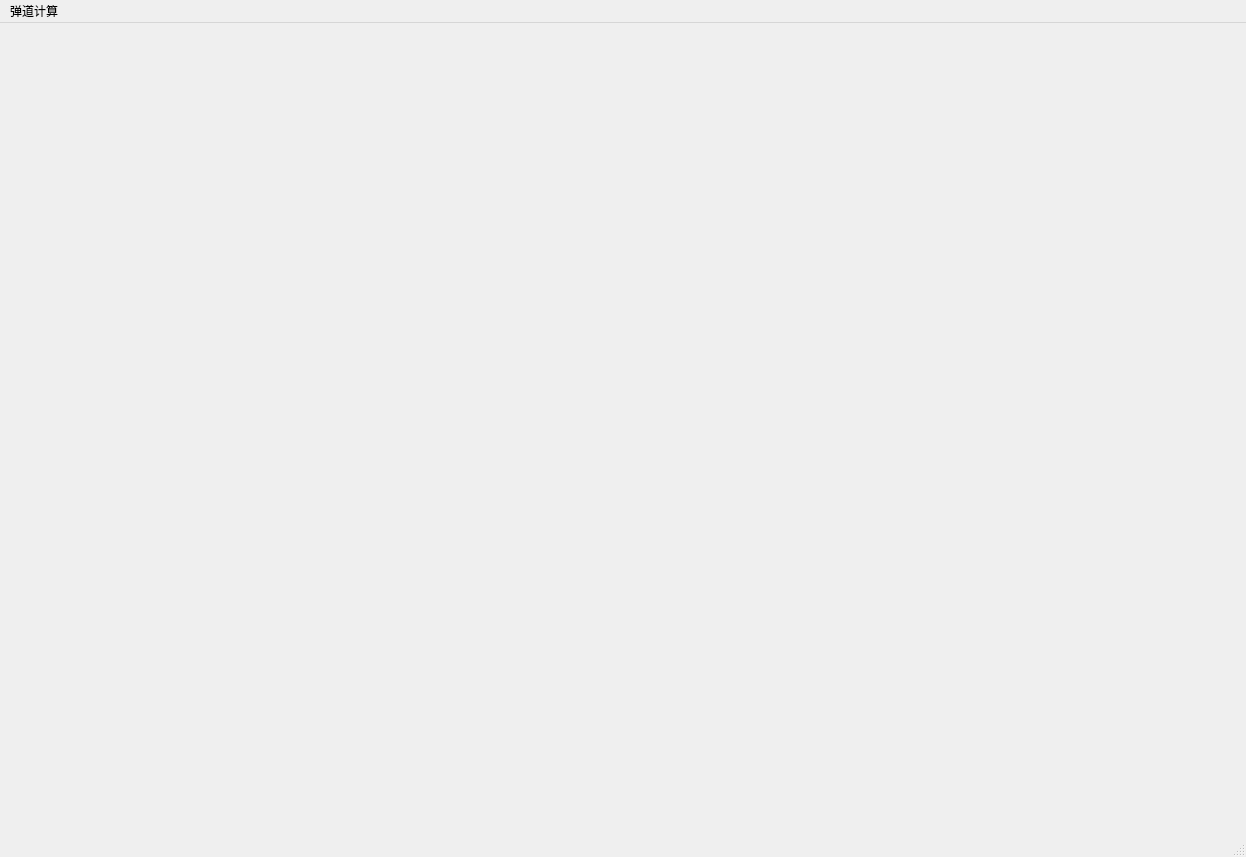
<?xml version="1.0" encoding="UTF-8"?>
<ui version="4.0">
 <class>MainWindow</class>
 <widget class="QMainWindow" name="MainWindow">
  <property name="geometry">
   <rect>
    <x>0</x>
    <y>0</y>
    <width>1246</width>
    <height>857</height>
   </rect>
  </property>
  <property name="windowTitle">
   <string>火箭计算系统</string>
  </property>
  <widget class="QWidget" name="centralwidget"/>
  <widget class="QMenuBar" name="menubar">
   <property name="geometry">
    <rect>
     <x>0</x>
     <y>0</y>
     <width>1246</width>
     <height>26</height>
    </rect>
   </property>
   <widget class="QMenu" name="menu">
    <property name="title">
     <string>弹道计算</string>
    </property>
    <addaction name="ballAction"/>
   </widget>
   <addaction name="menu"/>
  </widget>
  <widget class="QStatusBar" name="statusbar"/>
  <action name="ballAction">
   <property name="text">
    <string>新建</string>
   </property>
  </action>
 </widget>
 <resources/>
 <connections/>
</ui>
